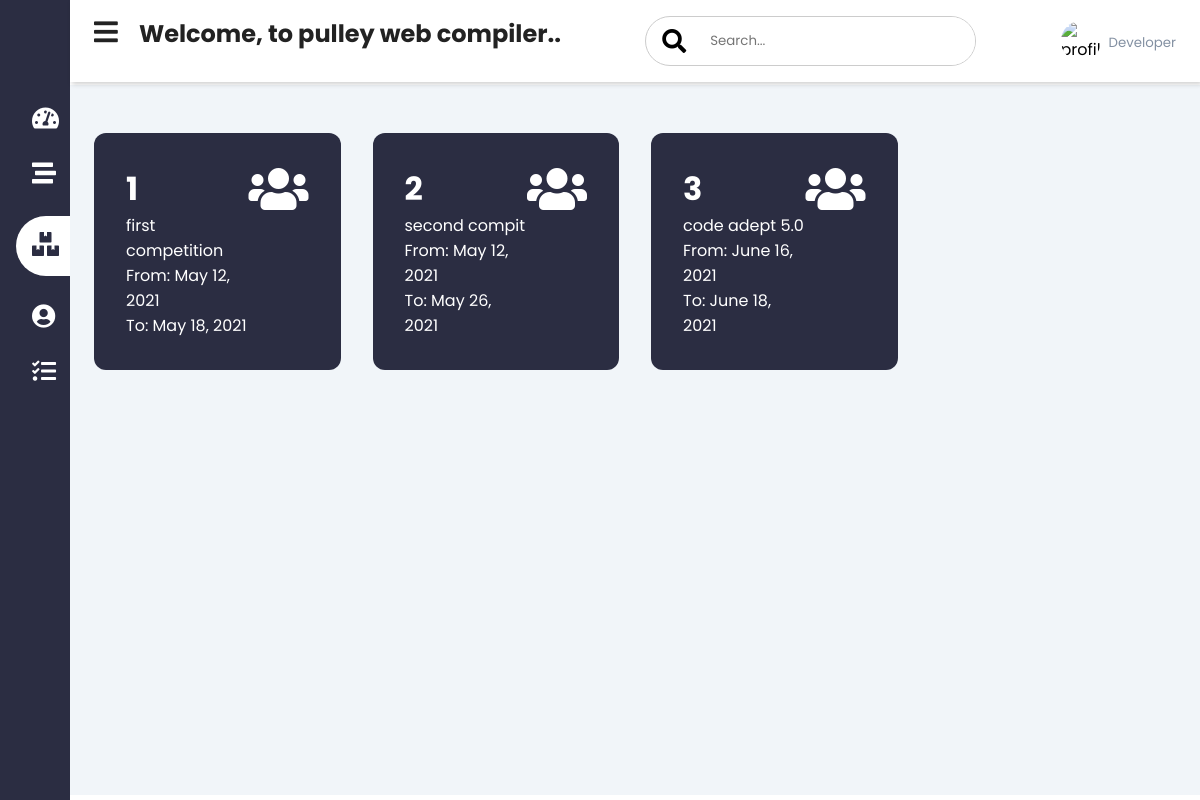
Page /all_contest/ on the committed database.
### Compiler/models.py (models this page shows)
class All_Contest_Data(models.Model):
    title = models.TextField(null=True)
    start_date = models.DateField(null=True)
    end_date = models.DateField(null=True)
    def __str__(self):
        return self.title

### Compiler/views.py (the view)
# urls.py: path('all_contest/', All_Contest, name="All_Contest"),
def All_Contest(request):
    data = All_Contest_Data.objects.all()
    dm = {"all_contest":data}
    print(dm)
    return render(request, 'contest.html',dm)

### Compiler/templates/contest.html (shortened to what this page needs)
{% load static  %}
<!DOCTYPE html>
<html>
<head>
    <link rel="stylesheet" href="https://use.fontawesome.com/releases/v5.15.3/css/all.css">
    <link rel="stylesheet" href="{% static 'assets/style.css' %}">
</head>
<body>
    <div class="sidebar">
        <div class="sidebar-brand">
        </div>
        <div class="sidebar-menu">
          <ul>
              <li>
              <a href="{% url 'Compiler:Main_Compiler' %}">
                <span class="fas fa-tachometer-alt"></span>
              </a>
            </li>
            <li>
              <a href="{% url 'Compiler:Pratice' %}">
                <span class="fas fa-stream"></span>
              </a>
            </li>
            <li>
              <a href="{% url 'Compiler:All_Contest' %}"  class="active">
                <span class="fas fa-boxes"></span>
              </a>
            </li>
            <li>
              <a href="#">
                <span class="fas fa-user-circle"></span>
              </a>
            </li>
            {% if request.user.is_authenticated %}
            <li>
              <a href="{% url 'Compiler:Logout' %}">
                <span class="fas fa-tasks"></span>
                <span>Logout</span>
              </a>
            </li>
            {% else %}
            <li>
              <a href="{% url 'Compiler:Login' %}">
                <span class="fas fa-tasks"></span>
              </a>
            </li>
            {% endif %}
          </ul>
        </div>
    </div>
    <div class="main-content">
      <header>
        <h2>
          <label for="nav-toggle">
            <span class="fas fa-bars"></span>
          </label>
          {% if request.user.is_authenticated %}
         Welcome, {{ request.user.first_name }} to pulley web compiler...
          {% else %}
          Welcome, to pulley web compiler..
          {% endif %}
        </h2>
        <div class="search-wrapper">
          <span class="fas fa-search"> </span>
          <input type="search" placeholder="Search..." />
        </div>
        <div class="user-wrapper">
         <img src="https://media-exp1.licdn.com/dms/image/C5103AQGd1Q7QeOkk2w/profile-displayphoto-shrink_400_400/0/1570086262982?e=1626307200&v=beta&t=hzxahV3DjxVr5YViy4QGGv8xssHJ0IwogiPxwjzX5F4" width="40px" height="40px" alt="profile-img">
         <div class="">
            <small>Developer</small>
         </div>
        </div>
      </header>
      <main>
        <div class="cards">
          {% for q_list in all_contest %}
          <a href="{% url 'Compiler:Get_Into_Competition' q_list.id %}">
          <div class="card-single">
            <div>
              <h1>{{ q_list.id }}</h1>
              <span>{{q_list.title}}</span><br>
              <span>From: {{q_list.start_date}}</span><br><span>To: {{q_list.end_date }}</span>
            </div>
            <div>
              <span class="fas fa-users"></span>
            </div>
          </div>
          </a>
          {% endfor %}
        </div>
      </main>
    </div>
</body>
</html>

### Compiler/static/assets/style.css (style rules this page uses)
:root { --main-color: #2b2d42; --color-dark: #1D2231; --text-grey: #8390A2; }
* { padding: 0; margin: 0; box-sizing: border-box; list-style: none; text-decoration: none; font-family: 'Poppins' ,sans-serif; }
.sidebar { width: 245px; position: fixed; left: 0; top: 0; height: 100%; z-index: 100; background: var(--main-color); transition: width 300ms; }
.sidebar-brand { height: 90px; padding: 1rem 0rem 1rem 2rem; color: #fff; }
.sidebar-menu li { width: 100%; margin-bottom: 1.7rem; padding-left: 1rem; }
.sidebar-menu { margin-top: 1rem; }
.sidebar-menu a { padding-left: 1rem; display: block; color: #fff; font-size: 1.1rem; }
.sidebar-menu a span:first-child { font-size: 1.5rem; padding-right: 1rem; }
.sidebar-menu a.active { background: #fff; padding-top: 1rem; padding-bottom: 1rem; color: var(--main-color); border-radius: 30px 0px 0px 30px; }
.main-content { transition: margin-left 300ms; margin-left: 245px; }
header { background: #fff; display: flex; justify-content: space-between; padding: 1rem 1.5rem; box-shadow: 2px 2px 5px rgba(0, 0, 0, 0.2); position: fixed; left: 245px; top:0; z-index: 100; width: calc(100% - 245px); transition: left 300ms; }
header h2 { color: #222; }
header label span { font-size: 1.7rem; padding-right: 1rem; }
.search-wrapper { border: solid 1px #ccc; border-radius: 30px; height: 50px; display: flex; align-items: center; overflow-x: hidden; }
.search-wrapper span { display: inline-block; padding: 0rem 1rem; font-size: 1.5rem; }
.search-wrapper input { height: 100%; padding: .5rem; border: none; outline: none; }
.user-wrapper { display: flex; align-items: center; }
.user-wrapper img { border-radius: 50%; margin-right: .5rem; }
.user-wrapper small { display: inline-block; color: var(--text-grey); margin-top: -1px !important; }
main { margin-top: 85px; padding: 2rem 1.5rem; background: #f1f5f9; min-height: calc(100vh - 90px); }
.cards { display: grid; grid-template-columns: repeat(4, 1fr); grid-gap: 2rem; margin-top: 1rem; }
.card-single { display: flex; justify-content: space-between; background: #fff; padding: 2rem; border-radius: 12px; }
.card-single div:last-child span { color: var(--main-color); font-size: 3rem; }
.card-single div:first-child span { color: var(--text-grey); }
.card-single:last-child { background: var(--main-color); }
.card-single:last-child h1, .card-single:last-child div:first-child span, .card-single:last-child div:last-child span { color: #fff; }
@media only screen and (max-width: 1200px) { .sidebar { width: 70px ; } }
@media only screen and (max-width: 1200px) { .sidebar .sidebar-brand, .sidebar li { padding-left: 1rem; text-align: center; } }
@media only screen and (max-width: 1200px) { .main-content { margin-left: 70px; } }
@media only screen and (max-width: 1200px) { .main-content header { width: calc(100% - 70px); left:70px; } }

### rows in the picture
All_Contest_Data: id "1", title "first competition", start_date "May 12, 2021", end_date "May 18, 2021"
All_Contest_Data: id "2", title "second compit", start_date "May 12, 2021", end_date "May 26, 2021"
All_Contest_Data: id "3", title "code adept 5.0", start_date "June 16, 2021", end_date "June 18, 2021"
